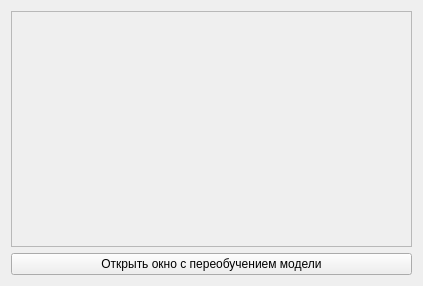
<?xml version="1.0" encoding="UTF-8"?>
<ui version="4.0">
 <class>Form</class>
 <widget class="QWidget" name="Form">
  <property name="geometry">
   <rect>
    <x>0</x>
    <y>0</y>
    <width>423</width>
    <height>286</height>
   </rect>
  </property>
  <property name="windowTitle">
   <string>Form</string>
  </property>
  <layout class="QVBoxLayout" name="verticalLayout_2">
   <item>
    <widget class="QScrollArea" name="scrollArea">
     <property name="widgetResizable">
      <bool>true</bool>
     </property>
     <widget class="QWidget" name="scrollAreaWidgetContents">
      <property name="geometry">
       <rect>
        <x>0</x>
        <y>0</y>
        <width>403</width>
        <height>236</height>
       </rect>
      </property>
      <layout class="QVBoxLayout" name="verticalLayout">
       <item>
        <layout class="QVBoxLayout" name="verticalLayout_3"/>
       </item>
      </layout>
     </widget>
    </widget>
   </item>
   <item>
    <widget class="QPushButton" name="pushButton">
     <property name="text">
      <string>Открыть окно с переобучением модели</string>
     </property>
    </widget>
   </item>
  </layout>
 </widget>
 <resources/>
 <connections/>
</ui>
